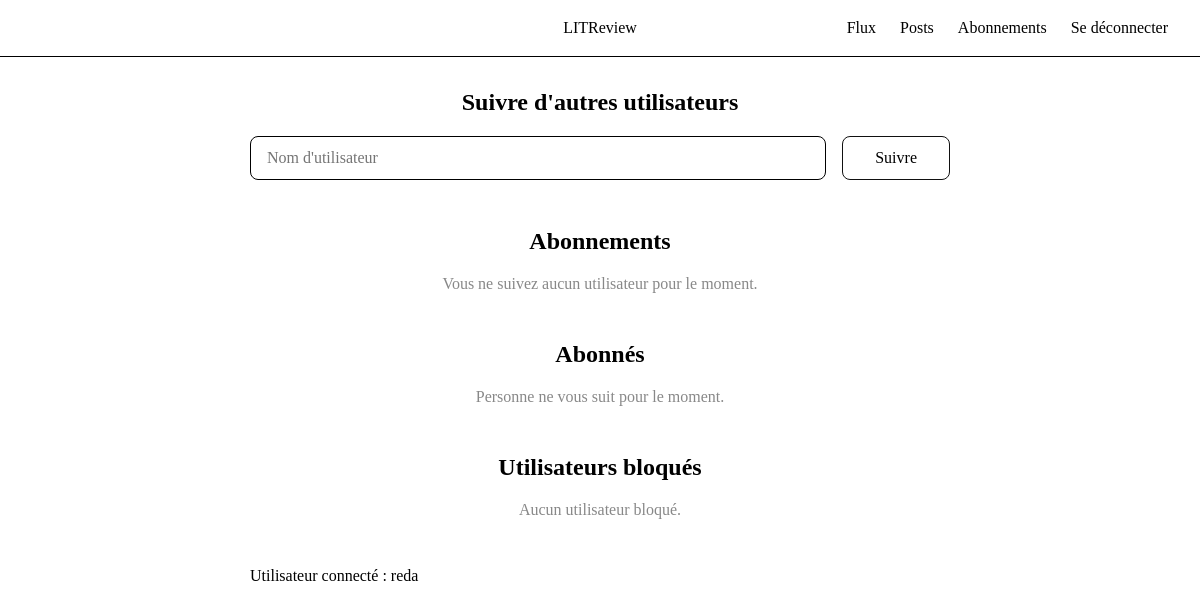
Before: /follows/ (signed in) with the older database file.
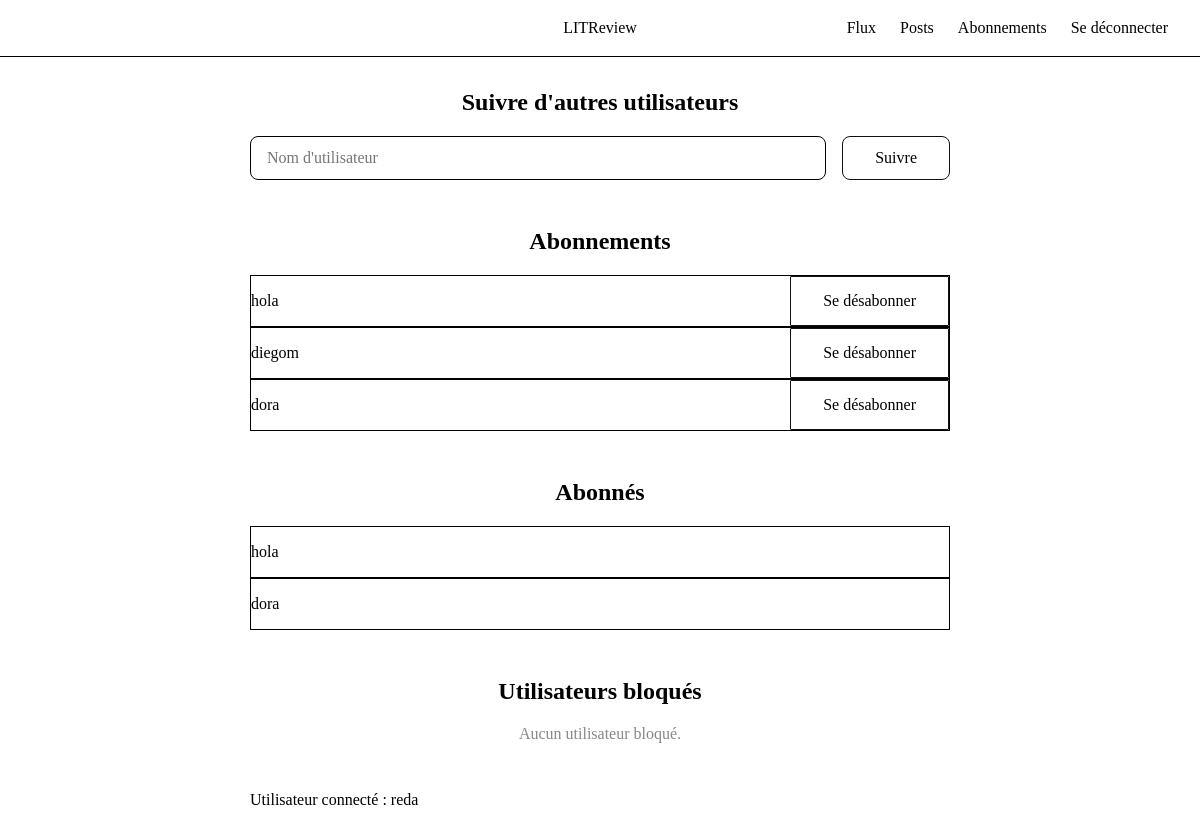
After: the same page with the newer database file.
### follows/models.py (models this page shows)
class UserFollows(models.Model):
    user = models.ForeignKey(to=settings.AUTH_USER_MODEL, on_delete=models.CASCADE, related_name='following')
    followed_user = models.ForeignKey(to=settings.AUTH_USER_MODEL, on_delete=models.CASCADE, related_name='followed')
    class Meta:
        unique_together = ('user', 'followed_user')

### follows/views.py (the view, shortened to what this page needs)
# urls.py: path('follows/', follows_views.follows, name="follows")
@login_required(login_url = 'homepage')
def follows(request):
    relations_userfollows = UserFollows.objects.filter(user=request.user)
    relations_userisfollowed = UserFollows.objects.filter(followed_user=request.user)
    relations_userblocks = UserBlocks.objects.filter(user=request.user)
    if request.method != 'POST':
        return render(request, 'follows.html', {'relations_userfollows' : relations_userfollows, 'relations_userisfollowed' : relations_userisfollowed, 'relations_userblocks' : relations_userblocks})

### follows/templates/follows.html (shortened to what this page needs)
<!DOCTYPE html>
<html lang="fr">
<head>
</head>
<body>
<header>
    <a href="{% url 'homepage' %}" class="logo">LITReview</a>
    <nav>
        <a href="{% url 'feed' %}">Flux</a>
        <a href="{% url 'posts' %}">Posts</a>
        <a href="{% url 'follows' %}">Abonnements</a>
        <a href="{% url 'logout' %}">Se déconnecter</a>
    </nav>
</header>
<main>
    <h2>Suivre d'autres utilisateurs</h2>
    <form class="follow-form" method="POST">
        <input type="text" name="username" placeholder="Nom d'utilisateur">
        <button type="submit">Suivre</button>
    </form>
    <section>
        <h2>Abonnements</h2>
        {% if relations_userfollows %}
            {% for relation in relations_userfollows %}
                <form method="POST">
                    <div class="users_box">
                        <p>{{ relation.followed_user.username }}</p>
                        <button type="submit">Se désabonner</button>
                    </div>
                </form>
            {% endfor %}
        {% else %}
            <p class="list-empty">Vous ne suivez aucun utilisateur pour le moment.</p>
        {% endif %}
    </section>
    <section>
        <h2>Abonnés</h2>
        {% if relations_userisfollowed %}
            {% for relation in relations_userisfollowed %}
                <div class="users_box">
                    <p>{{ relation.user.username }}</p>
                </div>
            {% endfor %}
        {% else %}
            <p class="list-empty">Personne ne vous suit pour le moment.</p>
        {% endif %}
    </section>
    <section>
        <h2>Utilisateurs bloqués</h2>
        {% if relations_userblocks %}
            {% for relation in relations_userblocks %}
                <div class="users_box">
                    <p>{{ relation.user.username }}</p>
                </div>
            {% endfor %}
        {% else %}
            <p class="list-empty">Aucun utilisateur bloqué.</p>
        {% endif %}
    </section>
    <p>Utilisateur connecté : {{ request.user }}</p>
</main>
</body>
</html>

### follows/templates/follows.html (style rules this page uses)
body { font-family: 'Georgia', serif; background: white; color: black; margin: 0; }
header { border-bottom: 1px solid black; padding: 1.2rem 2rem; display: flex; align-items: center; justify-content: center; position: relative; }
header a.logo { text-decoration: none; color: black; }
nav { position: absolute; right: 2rem; display: flex; gap: 1.5rem; }
nav a { text-decoration: none; color: black; }
main { max-width: 700px; margin: 2rem auto; padding: 0 1rem; }
h2 { text-align: center; }
.follow-form { display: flex; gap: 1rem; margin-bottom: 3rem; }
.follow-form input[type="text"] { flex: 1; padding: 0.75rem 1rem; border: 1px solid black; border-radius: 8px; font-family: 'Georgia', serif; font-size: 1rem; }
button { padding: 0.75rem 2rem; border: 1px solid #111; border-radius: 8px; background: transparent; font-family: 'Georgia', serif; font-size: 1rem; cursor: pointer; }
.list-empty { text-align: center; color: #888; }
section { margin-bottom: 3rem; }
.users_box { display: flex; border: 1px solid black; }
.users_box button { margin-left: auto; border-radius: 1px; }

Changed rows visible on the page:
added UserFollows: followed_user.username "hola", shown under "Abonnements"
added UserFollows: followed_user.username "diegom", shown under "Abonnements"
added UserFollows: followed_user.username "dora", shown under "Abonnements"
added UserFollows: user.username "hola", shown under "Abonnés"
added UserFollows: user.username "dora", shown under "Abonnés"
Other visible differences:
text no longer shown: "Vous ne suivez aucun utilisateur pour le moment. Personne ne vous suit pour le moment."
